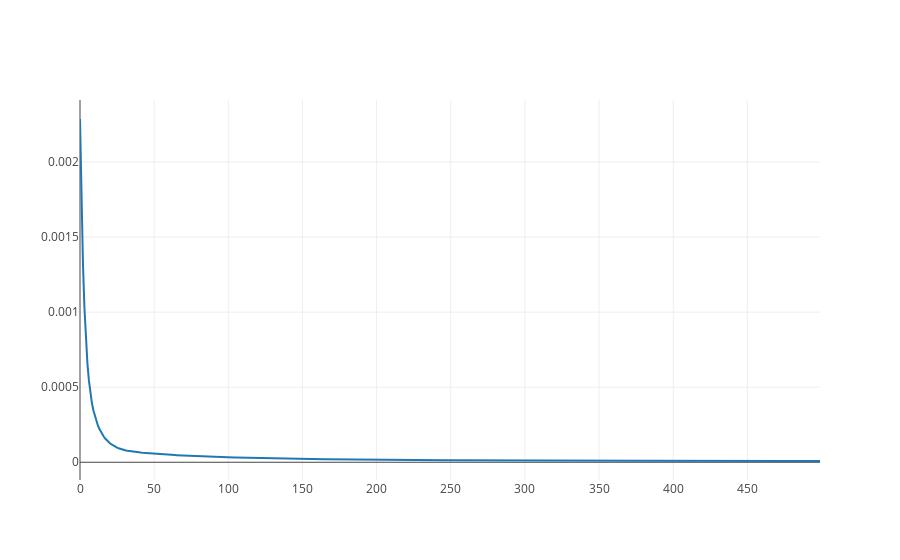

Notebook cell for this chart:
### Code cell
fig= [go.Scatter(
    x= list(range(len(diff_tally))),
    y= diff_tally
)]


layout= go.Layout()


fig = go.Figure(data=fig, layout= layout)
iplot(fig)

### Figure 1 — Plotly figure (JSON) as saved in the notebook; plotly's stock layout.template omitted (floating-point values rounded to 4 significant figures; data arrays with more than 128 entries replaced by an {"elided": "..."} marker saying what was removed)
{"data": [{"type": "scatter", "uid": "d68b0648-8b8c-4e02-be87-dc787e0930ec", "x": {"elided": "500 int values"}, "y": {"elided": "500 float values"}}], "layout": {}}
